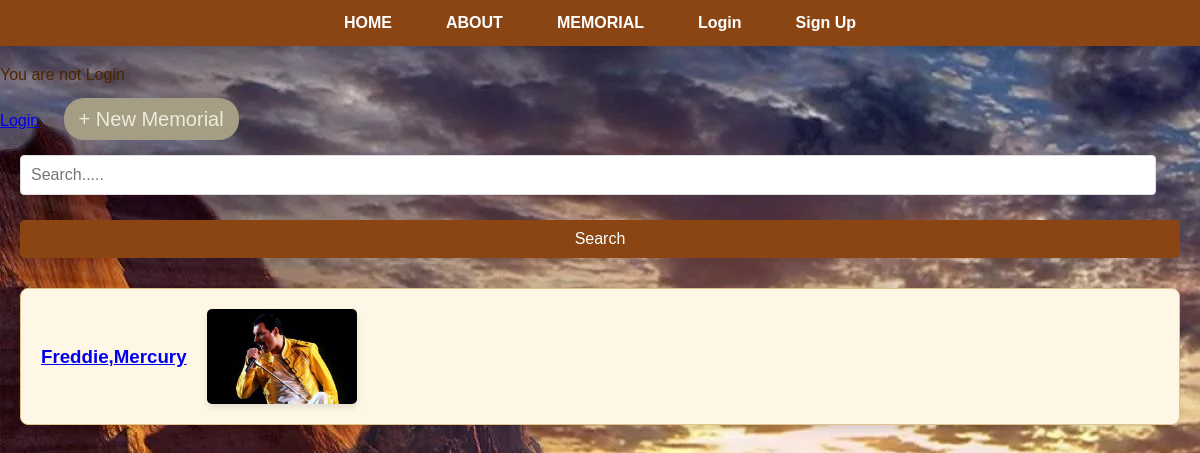
Page /Memorial/ on the committed database.
### app/models.py (models this page shows, shortened)
class Memorial(models.Model):
    memorialid = models.AutoField(primary_key=True)
    user = models.ForeignKey(settings.AUTH_USER_MODEL, on_delete=models.CASCADE)
    firstname = models.CharField(max_length=50)
    lastname = models.CharField(max_length=50)
    dateofbirth = models.DateField()
    dateofdeath = models.DateField()
    biography = models.TextField()
    tags =models.ManyToManyField('Tag', related_name='memorial_tags')
    image = models.ImageField(null=True, blank=True, upload_to='images/')

### app/views.py (the view)
# urls.py: path('Memorial/', MemorialListView.as_view(), name ='Memorial'),
class MemorialListView(ListView):
    model = Memorial
    context_object_name = 'memorial'
    template_name = 'app/Memorial/memoriallist.html'
    def get_context_data(self, **kwargs):
        context = super().get_context_data(**kwargs)
        query = self.request.GET.get('q','')
        if query:
            context['memorial'] = Memorial.objects.filter( Q(firstname__icontains=query) | Q(lastname__icontains=query))
        else:
            context['memorial'] = Memorial.objects.all()
        context['search query'] = query
        return context

### app/templates/app/Memorial/memoriallist.html
{% extends 'app/base.html' %}
{% load static %}
{% block content %}
<a href="{% url 'Memorialcreate' %}" class="add_button">+ New Memorial</a>
<link rel="stylesheet" href="{% static 'css/memorial.css' %}">
 <div class="card-container">
<form method="get" action="{% url 'Memorial' %}">
    <label>
        <input type="text" name="q" placeholder="Search....." value="{{ search_query }}">
    </label>
    <input type="submit" value="Search">
</form>
    {% for memorial in memorial %}
        <div class="post-container ">
             <h3 class="memorial-entry">
                 <a href="{% url 'Memorialdetail' memorial.pk %}">{{ memorial.firstname }},{{ memorial.lastname }}</a>
                        {% if memorial.image %}
                           <img src="{{memorial.image.url}}">
                       {%else %}
                            <p>No Image</p>
                        {% endif%}
             </h3>
        </div>
        {% empty %}
        <p>No posts available.</p>
        <p>No Memorials found matching your search</p>
    {% endfor %}
 </div>
{% endblock content %}

### static/css/base.css (style rules this page uses)
body { font-family: Arial, sans-serif; margin: 0; padding: 0; background-color: #f9f9f9; }
body { font-family: Arial, sans-serif; margin: 0; padding: 0; background-color: #f7f7f7; }
input[type="submit"] { width: 100%; margin-bottom: 10px; padding: 10px; background-color: #007bff; color: #ffffff; border: none; border-radius: 5px; font-size: 16px; cursor: pointer; transition: background-color 0.3s ease-in-out; }
.add_button { margin-left: 20px; text-decoration: none; color: #ECEBDE; font-size: 20px; padding: 10px 15px; border-radius: 20px; background-color: #A59D84; transition: background-color 0.3s ease; }
input[type="text"], input[type="number"], input[type="file"], input[type="password"], input[type="email"], select { width: 96%; padding: 10px; margin-bottom: 15px; border: 1px solid #ddd; border-radius: 4px; font-size: 16px; }

### static/css/memorial.css (style rules this page uses)
body { font-family: Arial, sans-serif; margin: 0; padding: 0; background: linear-gradient(to bottom, #8B4513, #FFFFFF); color: #4D2600; line-height: 1.6; }
h2, h3 { color: #5E322E; }
.memorial-entry { background-color: #FFF7E6; border: 1px solid #E0C490; padding: 20px; border-radius: 8px; margin: 20px; box-shadow: 0px 4px 6px rgba(0, 0, 0, 0.1); display: flex; align-items: center; gap: 20px; }
.memorial-entry img { max-width: 150px; height: auto; border-radius: 5px; box-shadow: 0px 4px 6px rgba(0, 0, 0, 0.1); }
form { display: flex; flex-direction: column; margin: 20px; }
input[type="submit"] { margin-top: 10px; padding: 10px 20px; background-color: #8B4513; color: white; border: none; cursor: pointer; border-radius: 5px; transition: background-color 0.3s; }

### rows in the picture
Memorial: firstname "Freddie", lastname "Mercury", image (picture)
